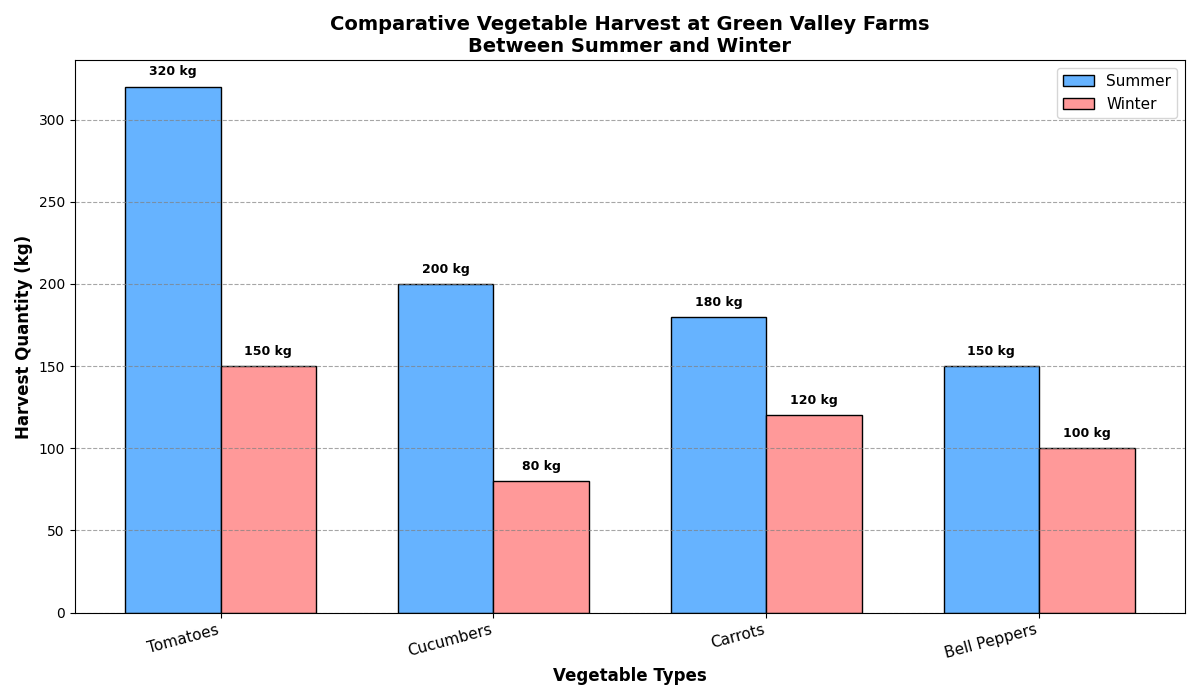

The Python source for this figure:
import matplotlib.pyplot as plt
import numpy as np

veggie_types = ['Tomatoes', 'Cucumbers', 'Carrots', 'Bell Peppers']
summer_harvest = [320, 200, 180, 150]
winter_harvest = [150, 80, 120, 100]

combined_data = list(zip(veggie_types, summer_harvest, winter_harvest))
combined_data.sort(key=lambda x: x[1], reverse=True)

sorted_veggie_types, sorted_summer_harvest, sorted_winter_harvest = zip(*combined_data)

x_positions = np.arange(len(sorted_veggie_types))
bar_width = 0.35

fig, ax = plt.subplots(figsize=(12, 7))

# Shuffled colors for the bars
bars_summer = ax.bar(x_positions - bar_width / 2, sorted_summer_harvest, bar_width, label='Summer', color='#66B3FF', edgecolor='black')
bars_winter = ax.bar(x_positions + bar_width / 2, sorted_winter_harvest, bar_width, label='Winter', color='#FF9999', edgecolor='black')

for bar in bars_summer + bars_winter:
    height = bar.get_height()
    ax.text(bar.get_x() + bar.get_width() / 2, height + 5, f'{height} kg', ha='center', va='bottom', fontsize=9, weight='bold')

ax.set_xlabel('Vegetable Types', fontsize=12, weight='bold')
ax.set_ylabel('Harvest Quantity (kg)', fontsize=12, weight='bold')
ax.set_title('Comparative Vegetable Harvest at Green Valley Farms\nBetween Summer and Winter', fontsize=14, weight='bold')
ax.set_xticks(x_positions)
ax.set_xticklabels(sorted_veggie_types, rotation=15, ha='right', fontsize=11)
ax.yaxis.grid(True, linestyle='--', which='major', color='grey', alpha=0.7)
ax.legend(loc='upper right', fontsize=11)
plt.tight_layout()
plt.show()
